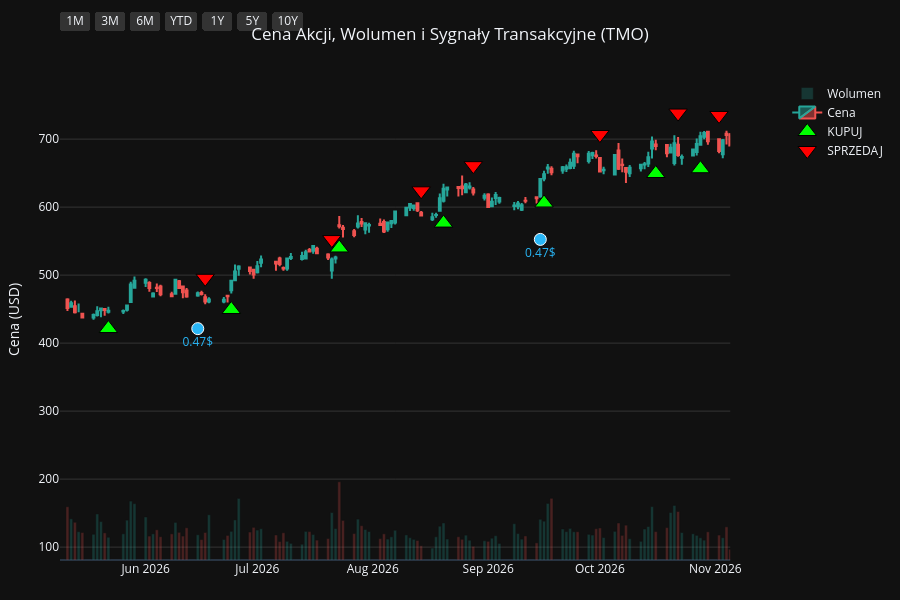
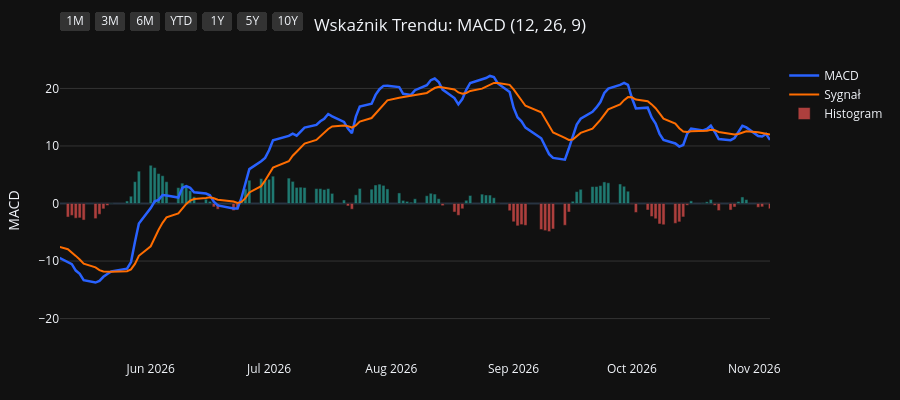
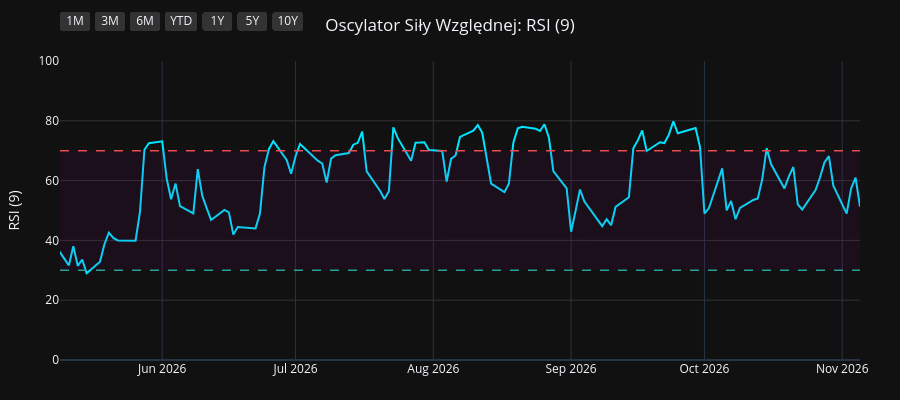
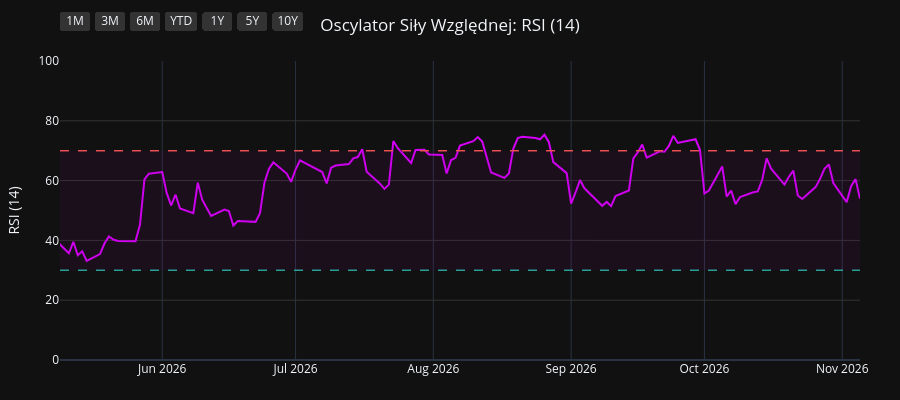

Source (notebook cell) for these figures, in order:
### Code cell
import os
import yfinance as yf
import pandas as pd
import pandas_ta as ta
import plotly.graph_objects as go
from plotly.subplots import make_subplots

# 1. Pobranie i przygotowanie danych
symbol = os.environ.get("STOCK_TICKER", "").strip().upper()
if not symbol:
    raise RuntimeError("Set STOCK_TICKER before running price_extractor.ipynb")
df = yf.Ticker(symbol).history(period="10y")
df.index = df.index.tz_localize(None)

# Wskaźniki i sygnały
df.ta.macd(fast=12, slow=26, signal=9, append=True)
df.ta.rsi(length=9, append=True)
df.ta.rsi(length=14, append=True)
df.ta.rsi(length=21, append=True)
df.dropna(inplace=True)

macd = df['MACD_12_26_9']
signal = df['MACDs_12_26_9']
wczorajszy_macd = macd.shift(1)
wczorajszy_signal = signal.shift(1)

df['Decyzja'] = 'BRAK'
df.loc[(macd > signal) & (wczorajszy_macd <= wczorajszy_signal), 'Decyzja'] = 'KUPUJ'
df.loc[(macd < signal) & (wczorajszy_macd >= wczorajszy_signal), 'Decyzja'] = 'SPRZEDAJ'

df_kupuj = df[df['Decyzja'] == 'KUPUJ']
df_sprzedaj = df[df['Decyzja'] == 'SPRZEDAJ']
df_dywidendy = df[df['Dividends'] > 0]
df_splity = df[df['Stock Splits'] > 0]

# Wspólna konfiguracja osi X
konfiguracja_osi_x = dict(
    type="date",
    showspikes=True, spikemode="across", spikesnap="cursor", spikedash="dot", spikecolor="#ffffff", spikethickness=1, hoverformat="%Y-%m-%d",
    rangeselector=dict(
        buttons=list([
            dict(count=1, label="1M", step="month", stepmode="backward"),
            dict(count=3, label="3M", step="month", stepmode="backward"),
            dict(count=6, label="6M", step="month", stepmode="backward"),
            dict(count=1, label="YTD", step="year", stepmode="todate"),
            dict(count=1, label="1Y", step="year", stepmode="backward"),
            dict(count=5, label="5Y", step="year", stepmode="backward"),
            dict(step="all", label="10Y")
        ]),
        bgcolor="#333333", activecolor="#2962ff", x=0, y=1.1
    )
)

# ==========================================
# WYKRES 1: CENA + WOLUMEN + SYGNAŁY
# ==========================================
fig1 = make_subplots(specs=[[{"secondary_y": True}]])

kolory_wolumenu = ['#26a69a' if row['Close'] >= row['Open'] else '#ef5350' for index, row in df.iterrows()]
fig1.add_trace(go.Bar(x=df.index, y=df['Volume'], marker_color=kolory_wolumenu, opacity=0.25, name='Wolumen'), secondary_y=True)
fig1.add_trace(go.Candlestick(x=df.index, open=df['Open'], high=df['High'], low=df['Low'], close=df['Close'], name='Cena', increasing_line_color='#26a69a', decreasing_line_color='#ef5350'), secondary_y=False)
fig1.add_trace(go.Scatter(x=df_kupuj.index, y=df_kupuj['Low'] * 0.95, customdata=df_kupuj[['Low', 'High']], mode='markers', marker=dict(symbol='triangle-up', size=16, color='#00ff00', line=dict(width=1, color='black')), name='KUPUJ', hovertemplate='KUPUJ<br>Najniższa: %{customdata[0]:.2f}<br>Najwyższa: %{customdata[1]:.2f}<extra></extra>'), secondary_y=False)
fig1.add_trace(go.Scatter(x=df_sprzedaj.index, y=df_sprzedaj['High'] * 1.05, customdata=df_sprzedaj[['Low', 'High']], mode='markers', marker=dict(symbol='triangle-down', size=16, color='#ff0000', line=dict(width=1, color='black')), name='SPRZEDAJ', hovertemplate='SPRZEDAJ<br>Najniższa: %{customdata[0]:.2f}<br>Najwyższa: %{customdata[1]:.2f}<extra></extra>'), secondary_y=False)

if not df_dywidendy.empty:
    fig1.add_trace(go.Scatter(x=df_dywidendy.index, y=df_dywidendy['Low'] * 0.90, mode='markers+text', marker=dict(symbol='circle', size=12, color='#29b6f6', line=dict(width=1, color='white')), text=df_dywidendy['Dividends'].apply(lambda x: f"{x}$"), textposition="bottom center", name='Dywidenda', showlegend=False, hovertemplate='Dywidenda: %{text}<extra></extra>', textfont=dict(color="#29b6f6")), secondary_y=False)
if not df_splity.empty:
                    fig1.add_trace(go.Scatter(x=df_splity.index, y=df_splity['High'], mode='markers+text', marker=dict(symbol='star', size=16, color='#ffee58', line=dict(width=1, color='black')), text=df_splity['Stock Splits'].apply(lambda x: f"{x:g}:1" if x >= 1 else f"1:{1 / x:g}"), textposition="top center", name='Split', hovertemplate='%{text}<extra></extra>', textfont=dict(color="#ffee58")), secondary_y=False)

fig1.update_layout(title=dict(text=f"Cena Akcji, Wolumen i Sygnały Transakcyjne ({symbol})", x=0.5, xanchor='center'), dragmode='pan', xaxis_rangeslider_visible=False, template='plotly_dark', height=600, hovermode='x unified', margin=dict(l=60, r=40, t=60, b=40))
fig1.update_xaxes(**konfiguracja_osi_x)
fig1.update_xaxes(range=[df.index.max() - pd.Timedelta(days=180), df.index.max()])
fig1.update_yaxes(title_text="Cena (USD)", secondary_y=False, gridcolor='#333333')
fig1.update_yaxes(range=[0, df['Volume'].max() * 4], showgrid=False, showticklabels=False, secondary_y=True)
fig1.show(config={'scrollZoom': True})

# ==========================================
# WYKRES 2: WSKAŹNIK MACD
# ==========================================
fig2 = go.Figure()
fig2.add_trace(go.Scatter(x=df.index, y=df['MACD_12_26_9'], line=dict(color='#2962ff', width=2.5), name='MACD'))
fig2.add_trace(go.Scatter(x=df.index, y=df['MACDs_12_26_9'], line=dict(color='#ff6d00', width=2), name='Sygnał'))
kolory_macd = ['#26a69a' if val >= 0 else '#ef5350' for val in df['MACDh_12_26_9']]
fig2.add_trace(go.Bar(x=df.index, y=df['MACDh_12_26_9'], marker_color=kolory_macd, name='Histogram', opacity=0.7))
fig2.update_layout(title=dict(text="Wskaźnik Trendu: MACD (12, 26, 9)", x=0.5, xanchor='center'), dragmode='pan', xaxis_rangeslider_visible=False, template='plotly_dark', height=400, hovermode='x unified', margin=dict(l=60, r=40, t=60, b=40))
fig2.update_xaxes(**konfiguracja_osi_x)
fig2.update_xaxes(range=[df.index.max() - pd.Timedelta(days=180), df.index.max()])
fig2.update_yaxes(title_text="MACD", gridcolor='#333333')
fig2.show(config={'scrollZoom': True})

# ==========================================
# WYKRES 3: OSCYLATOR RSI (9)
# ==========================================
fig3 = go.Figure()
fig3.add_trace(go.Scatter(x=df.index, y=df['RSI_9'], line=dict(color='#00e5ff', width=2), name='RSI (9)'))
fig3.add_hline(y=70, line_dash="dash", line_color="#ef5350", line_width=1.5)
fig3.add_hline(y=30, line_dash="dash", line_color="#26a69a", line_width=1.5)
fig3.add_hrect(y0=30, y1=70, line_width=0, fillcolor="purple", opacity=0.1)
fig3.update_layout(title=dict(text="Oscylator Siły Względnej: RSI (9)", x=0.5, xanchor='center'), dragmode='pan', xaxis_rangeslider_visible=False, template='plotly_dark', height=400, hovermode='x unified', margin=dict(l=60, r=40, t=60, b=40))
fig3.update_xaxes(**konfiguracja_osi_x)
fig3.update_xaxes(range=[df.index.max() - pd.Timedelta(days=180), df.index.max()])
fig3.update_yaxes(title_text="RSI (9)", range=[0, 100], gridcolor='#333333')
fig3.show(config={'scrollZoom': True})

# ==========================================
# WYKRES 4: OSCYLATOR RSI (14)
# ==========================================
fig4 = go.Figure()
fig4.add_trace(go.Scatter(x=df.index, y=df['RSI_14'], line=dict(color='#d500f9', width=2), name='RSI (14)'))
fig4.add_hline(y=70, line_dash="dash", line_color="#ef5350", line_width=1.5)
fig4.add_hline(y=30, line_dash="dash", line_color="#26a69a", line_width=1.5)
fig4.add_hrect(y0=30, y1=70, line_width=0, fillcolor="purple", opacity=0.1)
fig4.update_layout(title=dict(text="Oscylator Siły Względnej: RSI (14)", x=0.5, xanchor='center'), dragmode='pan', xaxis_rangeslider_visible=False, template='plotly_dark', height=400, hovermode='x unified', margin=dict(l=60, r=40, t=60, b=40))
fig4.update_xaxes(**konfiguracja_osi_x)
fig4.update_xaxes(range=[df.index.max() - pd.Timedelta(days=180), df.index.max()])
fig4.update_yaxes(title_text="RSI (14)", range=[0, 100], gridcolor='#333333')
fig4.show(config={'scrollZoom': True})

# ==========================================
# WYKRES 5: OSCYLATOR RSI (21)
# ==========================================
fig5 = go.Figure()
fig5.add_trace(go.Scatter(x=df.index, y=df['RSI_21'], line=dict(color='#64dd17', width=2), name='RSI (21)'))
fig5.add_hline(y=70, line_dash="dash", line_color="#ef5350", line_width=1.5)
fig5.add_hline(y=30, line_dash="dash", line_color="#26a69a", line_width=1.5)
fig5.add_hrect(y0=30, y1=70, line_width=0, fillcolor="purple", opacity=0.1)
fig5.update_layout(title=dict(text="Oscylator Siły Względnej: RSI (21)", x=0.5, xanchor='center'), dragmode='pan', xaxis_rangeslider_visible=False, template='plotly_dark', height=400, hovermode='x unified', margin=dict(l=60, r=40, t=60, b=40))
fig5.update_xaxes(**konfiguracja_osi_x)
fig5.update_xaxes(range=[df.index.max() - pd.Timedelta(days=180), df.index.max()])
fig5.update_yaxes(title_text="RSI (21)", range=[0, 100], gridcolor='#333333')
fig5.show(config={'scrollZoom': True})

### Figure 1 — Plotly figure (JSON) as saved in the notebook; plotly's stock layout.template omitted (floating-point values rounded to 4 significant figures; data arrays with more than 128 entries replaced by an {"elided": "..."} marker saying what was removed)
{"data": [{"marker": {"color": {"elided": "2480 str values"}}, "name": "Wolumen", "opacity": 0.25, "type": "bar", "x": {"elided": "2480 str values"}, "xaxis": "x", "y": {"elided": "2480 int values"}, "yaxis": "y2"}, {"close": {"elided": "2480 float values"}, "decreasing": {"line": {"color": "#ef5350"}}, "high": {"elided": "2480 float values"}, "increasing": {"line": {"color": "#26a69a"}}, "low": {"elided": "2480 float values"}, "name": "Cena", "open": {"elided": "2480 float values"}, "type": "candlestick", "x": {"elided": "2480 str values"}, "xaxis": "x", "yaxis": "y"}, {"customdata": {"elided": "99x2 float values"}, "hovertemplate": "KUPUJ<br>Najniższa: %{customdata[0]:.2f}<br>Najwyższa: %{customdata[1]:.2f}<extra></extra>", "marker": {"color": "#00ff00", "line": {"color": "black", "width": 1}, "size": 16, "symbol": "triangle-up"}, "mode": "markers", "name": "KUPUJ", "type": "scatter", "x": ["2016-12-27T00:00:00", "2017-01-31T00:00:00", "2017-04-19T00:00:00", "2017-07-10T00:00:00", "2017-08-22T00:00:00", "2017-10-06T00:00:00", "2017-10-25T00:00:00", "2017-11-22T00:00:00", "2017-12-13T00:00:00", "2018-02-26T00:00:00", "2018-03-08T00:00:00", "2018-03-20T00:00:00", "2018-04-10T00:00:00", "2018-05-11T00:00:00", "2018-05-18T00:00:00", "2018-06-06T00:00:00", "2018-07-09T00:00:00", "2018-08-29T00:00:00", "2018-09-14T00:00:00", "2018-09-21T00:00:00", "2018-09-27T00:00:00", "2018-10-01T00:00:00", "2018-10-30T00:00:00", "2018-11-27T00:00:00", "2019-01-07T00:00:00", "2019-03-15T00:00:00", "2019-05-01T00:00:00", "2019-05-24T00:00:00", "2019-06-05T00:00:00", "2019-08-19T00:00:00", "2019-10-23T00:00:00", "2019-11-14T00:00:00", "2019-12-20T00:00:00", "2020-01-15T00:00:00", "2020-02-11T00:00:00", "2020-03-30T00:00:00", "2020-06-02T00:00:00", "2020-06-23T00:00:00", "2020-06-30T00:00:00", "2020-08-03T00:00:00", "2020-09-02T00:00:00", "2020-09-15T00:00:00", "2020-09-30T00:00:00", "2020-11-04T00:00:00", "2020-12-03T00:00:00", "2021-01-04T00:00:00", "2021-03-12T00:00:00", "2021-05-25T00:00:00", "2021-06-10T00:00:00", "2021-07-30T00:00:00", "2021-08-17T00:00:00", "2021-09-02T00:00:00", "2021-09-17T00:00:00", "2021-10-20T00:00:00", "2021-12-15T00:00:00", "2022-02-01T00:00:00", "2022-03-01T00:00:00", "2022-05-17T00:00:00", "2022-06-24T00:00:00", "2022-07-21T00:00:00", "2022-09-12T00:00:00", "2022-10-04T00:00:00", "2022-10-17T00:00:00", "2022-10-25T00:00:00", "2022-11-10T00:00:00", "2023-01-04T00:00:00", "2023-01-10T00:00:00", "2023-03-08T00:00:00", "2023-03-14T00:00:00", "2023-05-26T00:00:00", "2023-06-01T00:00:00", "2023-07-05T00:00:00", "2023-07-11T00:00:00", "2023-08-29T00:00:00", "2023-10-04T00:00:00", "2023-11-03T00:00:00", "2024-01-30T00:00:00", "2024-02-23T00:00:00", "2024-04-24T00:00:00", "2024-07-12T00:00:00", "2024-11-08T00:00:00", "2024-11-27T00:00:00", "2025-03-10T00:00:00", "2025-03-17T00:00:00", "2025-04-23T00:00:00", "2025-07-23T00:00:00", "2025-08-14T00:00:00", "2025-10-01T00:00:00", "2025-11-12T00:00:00", "2025-12-26T00:00:00", "2026-02-26T00:00:00", "2026-03-23T00:00:00", "2026-05-22T00:00:00", "2026-06-24T00:00:00", "2026-07-23T00:00:00", "2026-08-20T00:00:00", "2026-09-16T00:00:00", "2026-10-16T00:00:00", "2026-10-28T00:00:00"], "xaxis": "x", "y": [131.1, 135.0, 141.5, 163.7, 161.3, 177.9, 182.6, 178.1, 175.7, 195.9, 194.8, 196.7, 196.7, 198.1, 196.1, 199.0, 192.8, 220.8, 224.6, 225.5, 225.5, 228.0, 212.2, 220.5, 206.5, 243.9, 255.0, 252.9, 251.4, 257.1, 270.4, 275.8, 302.3, 310.6, 312.5, 258.1, 323.6, 329.8, 326.6, 389.7, 401.8, 404.8, 406.6, 466.6, 440.8, 432.1, 418.4, 431.8, 418.9, 497.4, 516.8, 524.2, 539.4, 561.9, 593.3, 543.6, 504.8, 510.1, 504.0, 521.1, 532.3, 496.7, 478.0, 473.7, 475.1, 521.1, 514.0, 512.2, 512.1, 490.3, 477.8, 487.2, 484.5, 512.4, 466.5, 424.9, 526.8, 528.0, 532.5, 509.9, 517.9, 485.8, 496.0, 486.3, 405.7, 440.3, 453.3, 461.0, 551.0, 546.5, 483.2, 451.1, 421.4, 449.5, 540.0, 576.6, 606.1, 649.4, 656.5], "yaxis": "y"}, {"customdata": {"elided": "99x2 float values"}, "hovertemplate": "SPRZEDAJ<br>Najniższa: %{customdata[0]:.2f}<br>Najwyższa: %{customdata[1]:.2f}<extra></extra>", "marker": {"color": "#ff0000", "line": {"color": "black", "width": 1}, "size": 16, "symbol": "triangle-down"}, "mode": "markers", "name": "SPRZEDAJ", "type": "scatter", "x": ["2017-01-20T00:00:00", "2017-02-28T00:00:00", "2017-05-18T00:00:00", "2017-07-26T00:00:00", "2017-09-20T00:00:00", "2017-10-12T00:00:00", "2017-10-30T00:00:00", "2017-12-04T00:00:00", "2018-02-05T00:00:00", "2018-02-28T00:00:00", "2018-03-19T00:00:00", "2018-03-22T00:00:00", "2018-04-26T00:00:00", "2018-05-16T00:00:00", "2018-05-29T00:00:00", "2018-06-18T00:00:00", "2018-08-10T00:00:00", "2018-09-04T00:00:00", "2018-09-17T00:00:00", "2018-09-26T00:00:00", "2018-09-28T00:00:00", "2018-10-04T00:00:00", "2018-11-20T00:00:00", "2018-12-07T00:00:00", "2019-03-06T00:00:00", "2019-04-15T00:00:00", "2019-05-08T00:00:00", "2019-05-29T00:00:00", "2019-07-09T00:00:00", "2019-09-24T00:00:00", "2019-11-07T00:00:00", "2019-12-17T00:00:00", "2019-12-27T00:00:00", "2020-01-24T00:00:00", "2020-02-24T00:00:00", "2020-05-04T00:00:00", "2020-06-09T00:00:00", "2020-06-24T00:00:00", "2020-07-31T00:00:00", "2020-08-04T00:00:00", "2020-09-03T00:00:00", "2020-09-21T00:00:00", "2020-10-29T00:00:00", "2020-11-10T00:00:00", "2020-12-16T00:00:00", "2021-01-27T00:00:00", "2021-04-29T00:00:00", "2021-06-01T00:00:00", "2021-07-14T00:00:00", "2021-08-02T00:00:00", "2021-08-18T00:00:00", "2021-09-13T00:00:00", "2021-09-29T00:00:00", "2021-11-09T00:00:00", "2022-01-03T00:00:00", "2022-02-14T00:00:00", "2022-04-12T00:00:00", "2022-06-09T00:00:00", "2022-07-13T00:00:00", "2022-08-18T00:00:00", "2022-09-15T00:00:00", "2022-10-11T00:00:00", "2022-10-20T00:00:00", "2022-11-07T00:00:00", "2022-12-15T00:00:00", "2023-01-06T00:00:00", "2023-01-26T00:00:00", "2023-03-13T00:00:00", "2023-04-20T00:00:00", "2023-05-30T00:00:00", "2023-06-28T00:00:00", "2023-07-07T00:00:00", "2023-08-03T00:00:00", "2023-09-07T00:00:00", "2023-10-12T00:00:00", "2024-01-05T00:00:00", "2024-01-31T00:00:00", "2024-03-15T00:00:00", "2024-05-24T00:00:00", "2024-08-12T00:00:00", "2024-11-11T00:00:00", "2025-02-06T00:00:00", "2025-03-11T00:00:00", "2025-03-28T00:00:00", "2025-07-18T00:00:00", "2025-08-06T00:00:00", "2025-08-26T00:00:00", "2025-10-30T00:00:00", "2025-11-13T00:00:00", "2026-01-28T00:00:00", "2026-03-12T00:00:00", "2026-04-23T00:00:00", "2026-06-17T00:00:00", "2026-07-21T00:00:00", "2026-08-14T00:00:00", "2026-08-28T00:00:00", "2026-10-01T00:00:00", "2026-10-22T00:00:00", "2026-11-02T00:00:00"], "xaxis": "x", "y": [148.3, 162.7, 177.2, 180.9, 194.8, 198.4, 197.6, 195.9, 224.8, 218.9, 218.1, 217.9, 221.5, 217.7, 218.2, 219.5, 239.2, 245.3, 245.6, 251.7, 251.4, 253.3, 241.8, 249.7, 261.7, 289.3, 281.9, 273.6, 306.4, 302.6, 304.9, 332.8, 337.8, 348.2, 336.3, 341.4, 363.4, 367.2, 427.8, 432.5, 453.2, 440.3, 495.8, 499.9, 484.1, 517.8, 496.1, 486.9, 534.8, 563.2, 575.2, 595.2, 606.5, 646.5, 687.9, 589.0, 606.8, 571.9, 544.1, 620.7, 581.9, 526.6, 520.9, 518.7, 582.9, 576.8, 600.4, 572.3, 589.7, 546.7, 531.4, 539.8, 574.4, 559.8, 515.6, 562.7, 589.0, 608.8, 612.2, 624.7, 577.6, 609.4, 549.6, 536.1, 447.3, 487.7, 513.8, 591.8, 626.2, 649.8, 514.8, 499.3, 495.4, 552.3, 624.0, 661.0, 706.8, 738.4, 734.9], "yaxis": "y"}, {"hovertemplate": "Dywidenda: %{text}<extra></extra>", "marker": {"color": "#29b6f6", "line": {"color": "white", "width": 1}, "size": 12, "symbol": "circle"}, "mode": "markers+text", "name": "Dywidenda", "showlegend": false, "text": ["0.15$", "0.15$", "0.15$", "0.15$", "0.17$", "0.17$", "0.17$", "0.17$", "0.19$", "0.19$", "0.19$", "0.19$", "0.22$", "0.22$", "0.22$", "0.22$", "0.26$", "0.26$", "0.26$", "0.26$", "0.3$", "0.3$", "0.3$", "0.3$", "0.35$", "0.35$", "0.35$", "0.35$", "0.39$", "0.39$", "0.39$", "0.39$", "0.43$", "0.43$", "0.43$", "0.43$", "0.47$", "0.47$", "0.47$"], "textfont": {"color": "#29b6f6"}, "textposition": "bottom center", "type": "scatter", "x": ["2017-03-13T00:00:00", "2017-06-13T00:00:00", "2017-09-14T00:00:00", "2017-12-14T00:00:00", "2018-03-14T00:00:00", "2018-06-14T00:00:00", "2018-09-14T00:00:00", "2018-12-14T00:00:00", "2019-03-14T00:00:00", "2019-06-13T00:00:00", "2019-09-16T00:00:00", "2019-12-16T00:00:00", "2020-03-13T00:00:00", "2020-06-12T00:00:00", "2020-09-14T00:00:00", "2020-12-14T00:00:00", "2021-03-15T00:00:00", "2021-06-14T00:00:00", "2021-09-14T00:00:00", "2021-12-14T00:00:00", "2022-03-15T00:00:00", "2022-06-14T00:00:00", "2022-09-14T00:00:00", "2022-12-14T00:00:00", "2023-03-14T00:00:00", "2023-06-14T00:00:00", "2023-09-14T00:00:00", "2023-12-14T00:00:00", "2024-03-14T00:00:00", "2024-06-14T00:00:00", "2024-09-13T00:00:00", "2024-12-13T00:00:00", "2025-03-14T00:00:00", "2025-06-13T00:00:00", "2025-09-15T00:00:00", "2025-12-15T00:00:00", "2026-03-13T00:00:00", "2026-06-15T00:00:00", "2026-09-15T00:00:00"], "xaxis": "x", "y": [138.2, 152.1, 166.5, 165.4, 187.2, 189.4, 212.8, 204.3, 228.3, 250.3, 259.4, 283.5, 240.7, 292.5, 383.4, 412.8, 395.1, 410.9, 497.2, 554.2, 479.3, 446.8, 491.3, 501.4, 485.1, 462.0, 451.5, 463.9, 518.8, 506.2, 543.2, 462.5, 455.4, 359.8, 422.2, 507.7, 416.7, 421.3, 552.6], "yaxis": "y"}], "layout": {"dragmode": "pan", "height": 600, "hovermode": "x unified", "margin": {"b": 40, "l": 60, "r": 40, "t": 60}, "title": {"text": "Cena Akcji, Wolumen i Sygnały Transakcyjne (TMO)", "x": 0.5, "xanchor": "center"}, "xaxis": {"anchor": "y", "domain": [0.0, 0.94], "hoverformat": "%Y-%m-%d", "range": ["2026-05-09T00:00:00", "2026-11-05T00:00:00"], "rangeselector": {"activecolor": "#2962ff", "bgcolor": "#333333", "buttons": [{"count": 1, "label": "1M", "step": "month", "stepmode": "backward"}, {"count": 3, "label": "3M", "step": "month", "stepmode": "backward"}, {"count": 6, "label": "6M", "step": "month", "stepmode": "backward"}, {"count": 1, "label": "YTD", "step": "year", "stepmode": "todate"}, {"count": 1, "label": "1Y", "step": "year", "stepmode": "backward"}, {"count": 5, "label": "5Y", "step": "year", "stepmode": "backward"}, {"label": "10Y", "step": "all"}], "x": 0, "y": 1.1}, "rangeslider": {"visible": false}, "showspikes": true, "spikecolor": "#ffffff", "spikedash": "dot", "spikemode": "across", "spikesnap": "cursor", "spikethickness": 1, "type": "date"}, "yaxis": {"anchor": "x", "domain": [0.0, 1.0], "gridcolor": "#333333", "title": {"text": "Cena (USD)"}}, "yaxis2": {"anchor": "x", "overlaying": "y", "range": [0, 35713200], "showgrid": false, "showticklabels": false, "side": "right"}}}

### Figure 2 — Plotly figure (JSON) as saved in the notebook; plotly's stock layout.template omitted (floating-point values rounded to 4 significant figures; data arrays with more than 128 entries replaced by an {"elided": "..."} marker saying what was removed)
{"data": [{"line": {"color": "#2962ff", "width": 2.5}, "name": "MACD", "type": "scatter", "x": {"elided": "2480 str values"}, "y": {"elided": "2480 float values"}}, {"line": {"color": "#ff6d00", "width": 2}, "name": "Sygnał", "type": "scatter", "x": {"elided": "2480 str values"}, "y": {"elided": "2480 float values"}}, {"marker": {"color": {"elided": "2480 str values"}}, "name": "Histogram", "opacity": 0.7, "type": "bar", "x": {"elided": "2480 str values"}, "y": {"elided": "2480 float values"}}], "layout": {"dragmode": "pan", "height": 400, "hovermode": "x unified", "margin": {"b": 40, "l": 60, "r": 40, "t": 60}, "title": {"text": "Wskaźnik Trendu: MACD (12, 26, 9)", "x": 0.5, "xanchor": "center"}, "xaxis": {"hoverformat": "%Y-%m-%d", "range": ["2026-05-09T00:00:00", "2026-11-05T00:00:00"], "rangeselector": {"activecolor": "#2962ff", "bgcolor": "#333333", "buttons": [{"count": 1, "label": "1M", "step": "month", "stepmode": "backward"}, {"count": 3, "label": "3M", "step": "month", "stepmode": "backward"}, {"count": 6, "label": "6M", "step": "month", "stepmode": "backward"}, {"count": 1, "label": "YTD", "step": "year", "stepmode": "todate"}, {"count": 1, "label": "1Y", "step": "year", "stepmode": "backward"}, {"count": 5, "label": "5Y", "step": "year", "stepmode": "backward"}, {"label": "10Y", "step": "all"}], "x": 0, "y": 1.1}, "rangeslider": {"visible": false}, "showspikes": true, "spikecolor": "#ffffff", "spikedash": "dot", "spikemode": "across", "spikesnap": "cursor", "spikethickness": 1, "type": "date"}, "yaxis": {"gridcolor": "#333333", "title": {"text": "MACD"}}}}

### Figure 3 — Plotly figure (JSON) as saved in the notebook; plotly's stock layout.template omitted (floating-point values rounded to 4 significant figures; data arrays with more than 128 entries replaced by an {"elided": "..."} marker saying what was removed)
{"data": [{"line": {"color": "#00e5ff", "width": 2}, "name": "RSI (9)", "type": "scatter", "x": {"elided": "2480 str values"}, "y": {"elided": "2480 float values"}}], "layout": {"dragmode": "pan", "height": 400, "hovermode": "x unified", "margin": {"b": 40, "l": 60, "r": 40, "t": 60}, "shapes": [{"line": {"color": "#ef5350", "dash": "dash", "width": 1.5}, "type": "line", "x0": 0, "x1": 1, "xref": "x domain", "y0": 70, "y1": 70, "yref": "y"}, {"line": {"color": "#26a69a", "dash": "dash", "width": 1.5}, "type": "line", "x0": 0, "x1": 1, "xref": "x domain", "y0": 30, "y1": 30, "yref": "y"}, {"fillcolor": "purple", "line": {"width": 0}, "opacity": 0.1, "type": "rect", "x0": 0, "x1": 1, "xref": "x domain", "y0": 30, "y1": 70, "yref": "y"}], "title": {"text": "Oscylator Siły Względnej: RSI (9)", "x": 0.5, "xanchor": "center"}, "xaxis": {"hoverformat": "%Y-%m-%d", "range": ["2026-05-09T00:00:00", "2026-11-05T00:00:00"], "rangeselector": {"activecolor": "#2962ff", "bgcolor": "#333333", "buttons": [{"count": 1, "label": "1M", "step": "month", "stepmode": "backward"}, {"count": 3, "label": "3M", "step": "month", "stepmode": "backward"}, {"count": 6, "label": "6M", "step": "month", "stepmode": "backward"}, {"count": 1, "label": "YTD", "step": "year", "stepmode": "todate"}, {"count": 1, "label": "1Y", "step": "year", "stepmode": "backward"}, {"count": 5, "label": "5Y", "step": "year", "stepmode": "backward"}, {"label": "10Y", "step": "all"}], "x": 0, "y": 1.1}, "rangeslider": {"visible": false}, "showspikes": true, "spikecolor": "#ffffff", "spikedash": "dot", "spikemode": "across", "spikesnap": "cursor", "spikethickness": 1, "type": "date"}, "yaxis": {"gridcolor": "#333333", "range": [0, 100], "title": {"text": "RSI (9)"}}}}

### Figure 4 — Plotly figure (JSON) as saved in the notebook; plotly's stock layout.template omitted (floating-point values rounded to 4 significant figures; data arrays with more than 128 entries replaced by an {"elided": "..."} marker saying what was removed)
{"data": [{"line": {"color": "#d500f9", "width": 2}, "name": "RSI (14)", "type": "scatter", "x": {"elided": "2480 str values"}, "y": {"elided": "2480 float values"}}], "layout": {"dragmode": "pan", "height": 400, "hovermode": "x unified", "margin": {"b": 40, "l": 60, "r": 40, "t": 60}, "shapes": [{"line": {"color": "#ef5350", "dash": "dash", "width": 1.5}, "type": "line", "x0": 0, "x1": 1, "xref": "x domain", "y0": 70, "y1": 70, "yref": "y"}, {"line": {"color": "#26a69a", "dash": "dash", "width": 1.5}, "type": "line", "x0": 0, "x1": 1, "xref": "x domain", "y0": 30, "y1": 30, "yref": "y"}, {"fillcolor": "purple", "line": {"width": 0}, "opacity": 0.1, "type": "rect", "x0": 0, "x1": 1, "xref": "x domain", "y0": 30, "y1": 70, "yref": "y"}], "title": {"text": "Oscylator Siły Względnej: RSI (14)", "x": 0.5, "xanchor": "center"}, "xaxis": {"hoverformat": "%Y-%m-%d", "range": ["2026-05-09T00:00:00", "2026-11-05T00:00:00"], "rangeselector": {"activecolor": "#2962ff", "bgcolor": "#333333", "buttons": [{"count": 1, "label": "1M", "step": "month", "stepmode": "backward"}, {"count": 3, "label": "3M", "step": "month", "stepmode": "backward"}, {"count": 6, "label": "6M", "step": "month", "stepmode": "backward"}, {"count": 1, "label": "YTD", "step": "year", "stepmode": "todate"}, {"count": 1, "label": "1Y", "step": "year", "stepmode": "backward"}, {"count": 5, "label": "5Y", "step": "year", "stepmode": "backward"}, {"label": "10Y", "step": "all"}], "x": 0, "y": 1.1}, "rangeslider": {"visible": false}, "showspikes": true, "spikecolor": "#ffffff", "spikedash": "dot", "spikemode": "across", "spikesnap": "cursor", "spikethickness": 1, "type": "date"}, "yaxis": {"gridcolor": "#333333", "range": [0, 100], "title": {"text": "RSI (14)"}}}}
